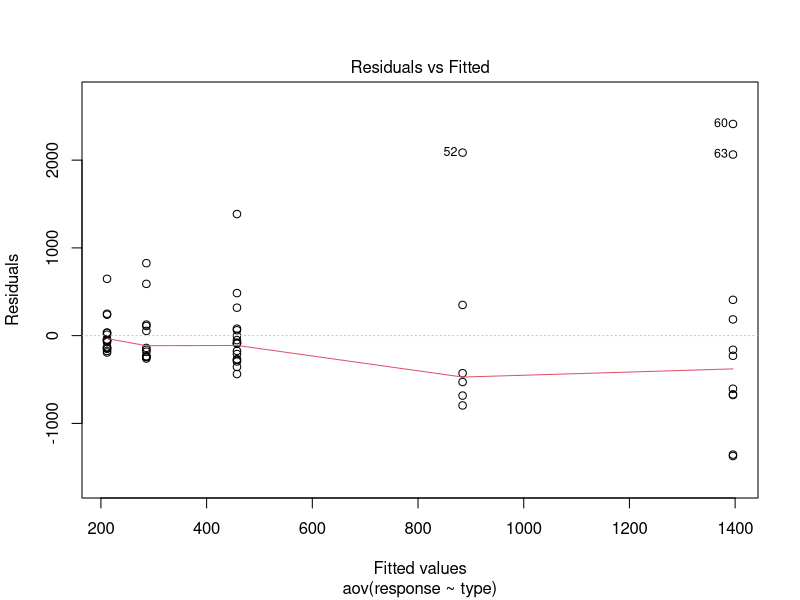
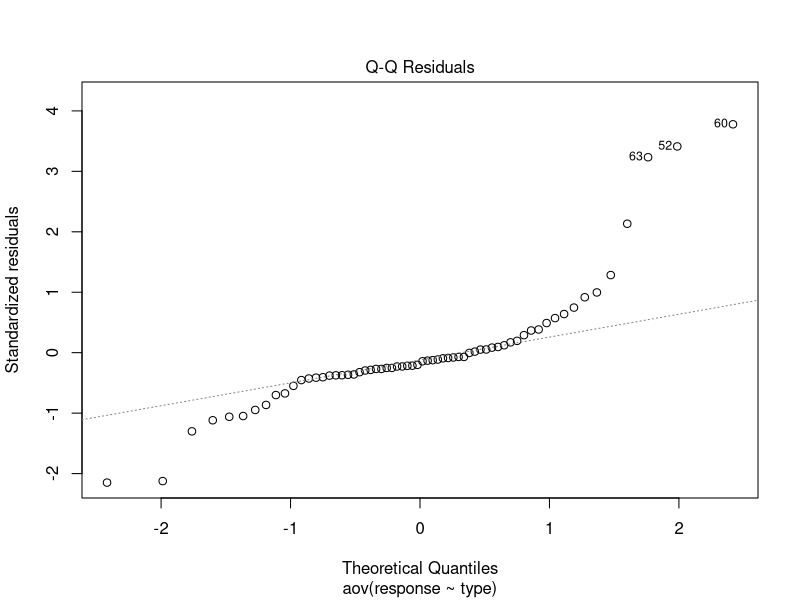
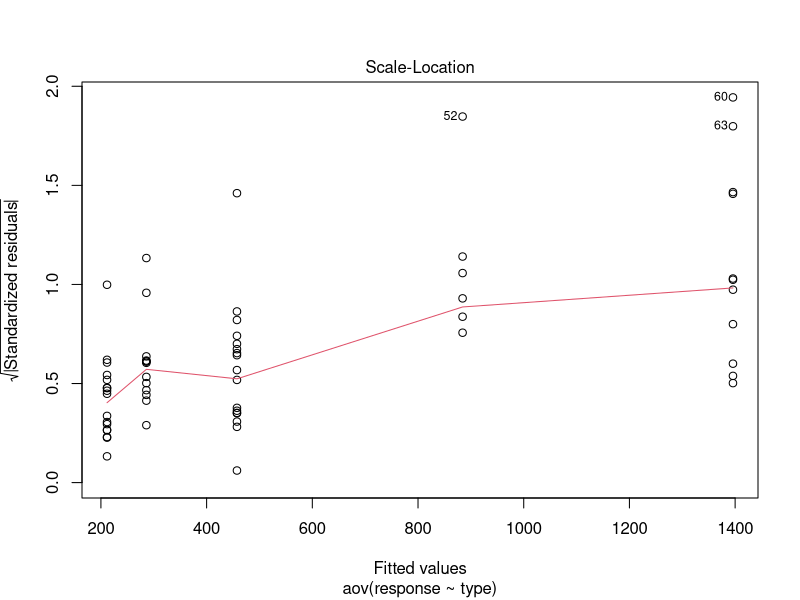
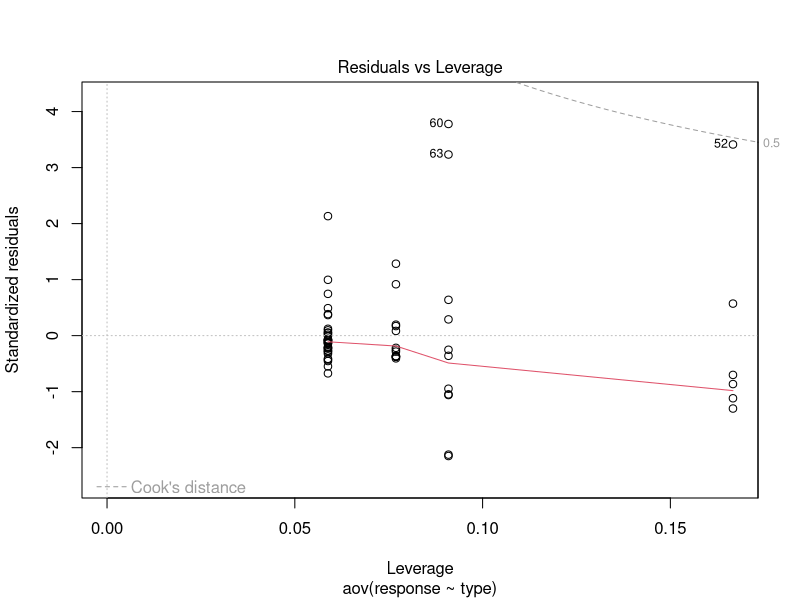
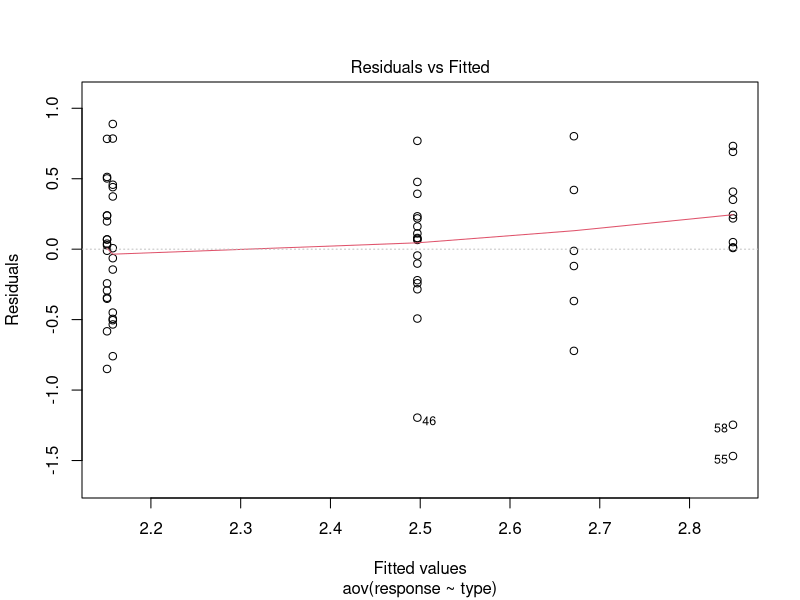
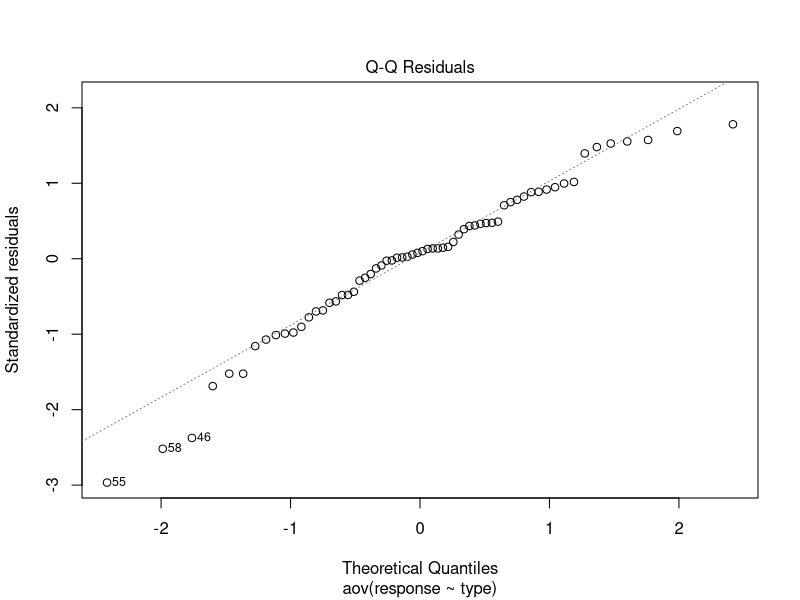
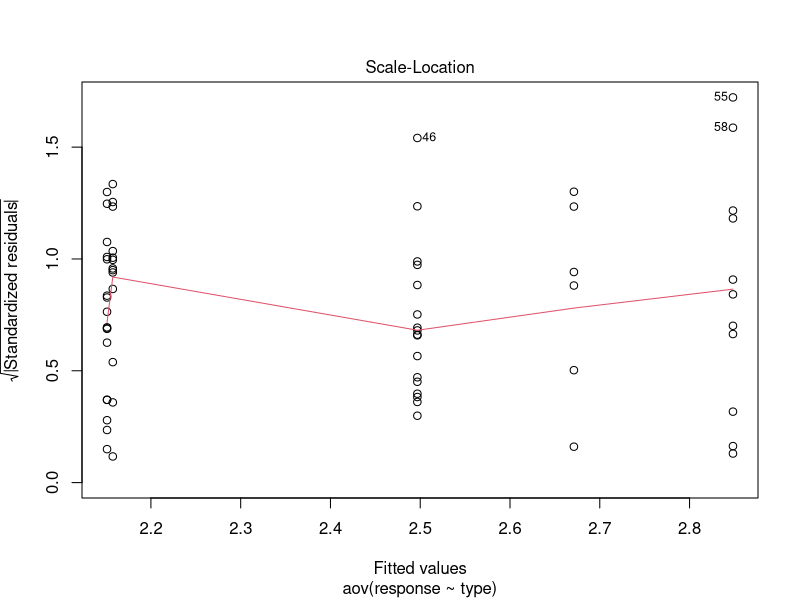
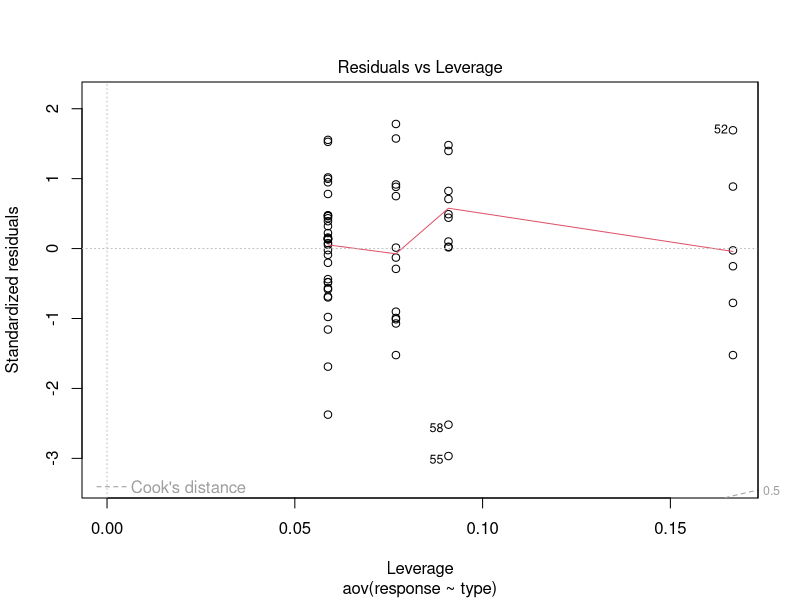

The R source for these figures, in order: (Note: this script raises an error after producing the figures.)
######################################################################
# Solutions to Lab 2
######################################################################

# Note: This is a very informal presentation of the solutions to the
#       lab.  This would be a reasonable appendix for the lab, but the
#       main part should be a written report in prose rather than
#       computer code.

######################################################################
# Problem 1(a)
######################################################################
# The data
cancer <- read.csv("cancer.csv")

# Make sure that "type" is a factor
sapply(cancer, is.factor)

# Apply one-way ANOVA
aov.out <- aov(response ~ type, data=cancer)

# Look at diagnostic plots.  
plot(aov.out)

# Note: The variance is not constant, and the residuals are not normal.
#       We'll try taking logs.

# take logs
cancer$response <- log10(cancer$response)

# re-do the ANOVA
aov.out <- aov(response ~ type, data=cancer)

# re-do the diagnostic plots
plot(aov.out)

# Now everything looks fine.  We go ahead and calculate the anova table
anova(aov.out)

# The ANOVA table:
#            Df  Sum Sq Mean Sq F value   Pr(>F)
#  type       4    4.62    1.15    4.29   0.0041
#  Residuals 59   15.89    0.27                 

# Conclusion: There are clear differences between the cancer types.

######################################################################
# Problem 1(b)
######################################################################
ferm <- read.csv("fermentation.csv")

# check that things are factors that should be
sapply(ferm, is.factor)

# make "oxygen" a factor
ferm$oxygen <- factor(ferm$oxygen)

# Do the two-way ANOVA
aov.out <- aov(ethanol ~ oxygen * sugar, data=ferm)

# Do the diagnostic plots
plot(aov.out)

# Again, it looks like there is non-constant variance.  
# I'll take square-roots.
ferm$ethanol <- sqrt(ferm$ethanol)

# Re-do the two-way ANOVA
aov.out <- aov(ethanol ~ oxygen * sugar, data=ferm)

# Re-do the diagnostic plots
plot(aov.out)

# Looks okay...get the ANOVA table
anova(aov.out)

# The ANOVA table:
#               Df  Sum Sq Mean Sq  F value   Pr(>F)
#  oxygen        3  0.19   0.064      3.01    0.094
#  sugar         1  0.40   0.40      18.62    0.0026
#  oxygen:sugar  3  0.0014 0.00047    0.022   0.995
#  Residuals     8  0.17   0.021                 

# Conclusions:
#    - There is a clear sugar effect.
#    - There is some evidence for an oxygen effect, but it is not significant.
#    - There doesn't appear to be an interaction.


######################################################################
# Problem 2
######################################################################
# The data
caffeine <- read.csv("caffeine.csv")

# check whether things are factors that should be
sapply(caffeine, is.factor)

# make the "dose" column a factor
caffeine$dose <- factor(caffeine$dose)

##############################
# (a)
##############################
aov.out <- aov(response ~ dose, data=caffeine)
anova(aov.out)  # P-value = 0.006

# The ANOVA table:
#            Df  Sum Sq Mean Sq  F value   Pr(>F)
#  dose       2    61.4    30.7     6.18   0.0062
#  Residuals 27   134.1     5.0                 

# Conclusion: There really are differences between the doses

##############################
# (b)
##############################
# use the function ci.bonf defined in the notes for lec 11 ("comp11.R")
ci.bonf(caffeine$response, caffeine$dose)

# Result:
#               est  lower  upper
#    0 - 100   -1.6   -3.8    0.6
#    0 - 200   -3.5   -5.7   -1.3
#  100 - 200   -1.9   -4.1    0.3

# Conclusion: The response to the 200mg dose is larger than that to the
#             0mg dose, but there are no significant differences between the
#             0mg and 100mg doses or the 100mg and 200mg doses.

# (c)
# use the function TukeyHSD using the output from aov()
tuk <- TukeyHSD(out)

# Result:
#         diff   lwr   upr
# 100-0    1.6  -0.9   4.1
# 200-0    3.5   1.0   6.0
# 200-100  1.9  -0.6   4.4

# Conclusion: Same as for part (b).

##############################
# end of lab2_solns.R
##############################
